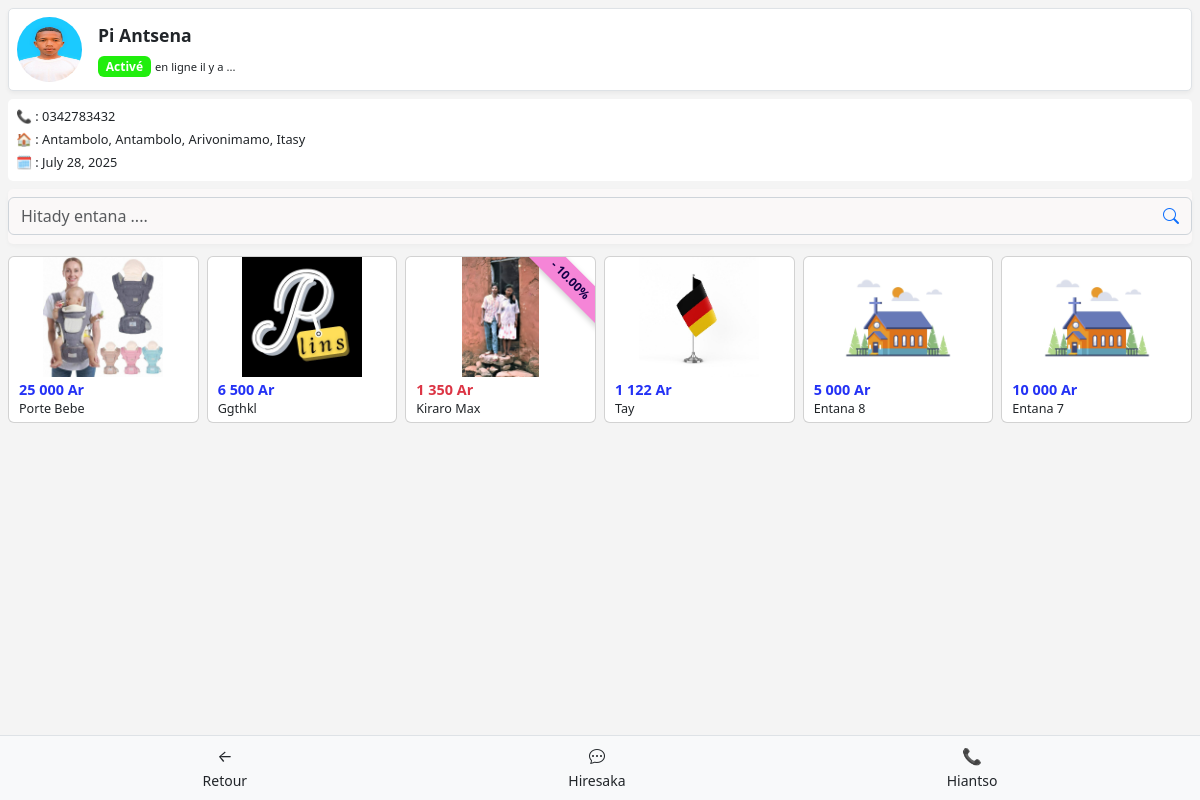
The app's page /acheteur/magasin/1/?from=80 with its own data.
### vendeur/models.py (models this page shows, shortened)
class Magasin(models.Model):
    vendeur = models.OneToOneField(settings.AUTH_USER_MODEL, on_delete=models.CASCADE, related_name='magasin')
    nom_magasin = models.CharField(max_length=100)
    logo = models.ImageField(upload_to='logo_magasin', blank=True, null=True)
    lien_page_facebook = models.CharField()
    adresse_magasin = models.ForeignKey(Adresse, on_delete=models.SET_NULL, null=True)
    precision_adresse = models.CharField(max_length=150, blank=True, null=True)
    date_inscription = models.DateField(auto_now_add=True)

class Adresse(models.Model):
    region = models.CharField(max_length=100)
    district = models.CharField(max_length=100)
    commune = models.CharField(max_length=100)
    fokontany = models.CharField(max_length=100, blank=True, null=True)
    def __str__(self):
        parties = [self.fokontany, self.commune, self.district, self.region]
        return ", ".join([p for p in parties if p])

class Produits(models.Model):
    magasin = models.ForeignKey(Magasin, on_delete=models.CASCADE, related_name='produits')
    nom_produit = models.CharField(max_length=100)
    description = models.CharField(max_length=180)
    moq = models.IntegerField(default=1)
    image_profil_produit = models.ImageField(upload_to='image_profil_produit')
    mot_clet = models.CharField(max_length=250)
    created_at = models.DateTimeField(auto_now_add=True)
    modele_livraison = models.ForeignKey('ModeleLivraison', on_delete=models.SET_NULL, null=True, help_text="frais de livraison appliqué à ce produit")
    promo_active = models.BooleanField(default=False)
    reduction_pourcentage = models.DecimalField(
        max_digits=5, decimal_places=2, null=True, blank=True,
        help_text="Pourcentage de réduction (0-100)"
    )
    promo_debut = models.DateTimeField(null=True, blank=True)
    promo_fin = models.DateTimeField(null=True, blank=True)
    def est_nouveau(self):
        from django.utils import timezone
        return (timezone.now() - self.created_at).days < 7
    def promo_est_active(self):
        maintenant = timezone.now()
        return (
            self.promo_active
            and self.reduction_pourcentage is not None
            and self.promo_debut is not None
            and self.promo_fin is not None
            and self.promo_debut <= maintenant <= self.promo_fin
        )
    def get_prix_minimum(self):
        variations = self.variations.all()
        if not variations.exists():
            return None  # Ou un prix par défaut
        prix_min = min(variation.prix for variation in variations)
        if self.promo_est_active():
            reduction = self.reduction_pourcentage or Decimal(0)
            prix_promo = prix_min * (1 - reduction / Decimal(100))
            return round(prix_promo, 2)
        return prix_min

class VariationProduit(models.Model):
    produit = models.ForeignKey(Produits, on_delete=models.CASCADE, related_name='variations')
    nom_variation = models.CharField(max_length=100)
    image_variation = models.ImageField(upload_to='image_variation', blank=True, null=True)
    prix = models.IntegerField()
    stock = models.PositiveIntegerField(default=0)

### users/models.py (models this page shows, shortened)
class CustomUser(AbstractBaseUser, PermissionsMixin):
    ROLE_CHOICES = (
        ('vendeur', 'vendeur'),
        ('acheteur', 'acheteur'),
    )
    phone = models.CharField(max_length=20, unique=True)
    role = models.CharField(max_length=10, choices=ROLE_CHOICES)
    is_active = models.BooleanField(default=False)
    is_staff = models.BooleanField(default=False)
    objects = CustomUserManager()
    USERNAME_FIELD = 'phone'
    REQUIRED_FIELDS = ['role']

### acheteur/views.py (the view)
# urls.py: path('magasin/<int:magasin_id>/', ProduitsMagasinView.as_view(), name='acheteur_produits_magasin'),
class ProduitsMagasinView(BaseInfiniteScrollView):
    model = Produits
    template_name = "acheteur/magasin_detail.html"
    fragment_template = "acheteur/includes/produits_list.html"
    context_object_name = "produits"
    paginate_by = 6
    def get_queryset(self):
        magasin_id = self.kwargs.get("magasin_id")
        magasin = get_object_or_404(Magasin, id=magasin_id)
        return Produits.objects.filter(magasin=magasin).order_by("-id")
    def get_context_data(self, **kwargs):
        context = super().get_context_data(**kwargs)
        magasin_id = self.kwargs.get("magasin_id")
        context["magasin"] = get_object_or_404(Magasin, id=magasin_id)
        produit_id = self.request.GET.get("from")
        context["produit_retour_id"] = produit_id
        return context

### acheteur/templatetags/format_mg.py (called while the page is built)
@register.filter
def separateur_mg(value):
    try:
        valeur = float(value)
        return f"{valeur:,.0f}".replace(",", " ")
    except (ValueError, TypeError):
        return value

### acheteur/views_base.py (called while the page is built, shortened)
    def get_paginate_by(self, queryset):
        page_size = self.request.GET.get('page_size')
        if page_size and page_size.isdigit():
            return int(page_size)
        return self.paginate_by

    def get(self, request, *args, **kwargs):
        queryset = self.get_queryset()
        paginate_by = self.get_paginate_by(queryset)
        paginator = Paginator(queryset, paginate_by)
        page_number = request.GET.get('page', 1)
        try:
            page_obj = paginator.page(page_number)
        except (EmptyPage, ValueError):
            if request.headers.get('X-Requested-With') == 'XMLHttpRequest':
                return JsonResponse({'produits_html': '', 'has_next': False})
            page_obj = paginator.page(paginator.num_pages)
        self.object_list = page_obj.object_list
        context = self.get_context_data(object_list=page_obj)
        return self.render_to_response(context)

### vendeur/context_processors.py (called while the page is built)
def magasin_context(request):
    if request.user.is_authenticated:
        try:
            return {'magasin': request.user.magasin}
        except Magasin.DoesNotExist:
            return {'magasin': None}
    return {'magasin': None}

### acheteur/templates/acheteur/magasin_detail.html (shortened to what this page needs)
{% extends 'acheteur/base_magasin_detail.html' %}
{% load static %}
{% block extra_css %}
<link rel="stylesheet" href="{% static 'css/liste_produits.css' %}">
{% endblock %}
{% block content %}
  <div class="d-flex align-items-center p-2 border en-tete"
      style="border-radius: 5px;">
      {% if magasin.logo %}
          <img src="{{ magasin.logo.url }}" alt="Logo du magasin"
              class="rounded-circle me-3" width="65" height="65">
      {% else %}
          <img src="{% static 'images/logo_pardefaut.jpg' %}" alt="Logo par défaut"
              class="rounded-circle me-3" width="65" height="65">
      {% endif %}
      <div>
          <p class="mb-1 fw-bold" style="font-size: 1.1em;">{{ magasin.nom_magasin }}</p>
          {% if magasin.vendeur.is_active %}
          <span class="badge" style="background-color: rgb(32, 238, 13);">Activé</span>
          {% else %}
          <span class="badge bg-danger">Non activé</span>
          {% endif %}
          <span style="font-size: 0.7rem;">en ligne il y a ...</span>
      </div>
  </div>
  <div class="card-infos my-2 p-2">
    <div style="font-size: 0.8rem;">
        <p class="mb-1"><span>📞 :</span> {{ magasin.vendeur.phone }}</p>
        <p class="mb-1"><span>🏠 :</span> {{ magasin.adresse_magasin }}</p>
        <p class="mb-0"><span>🗓️ :</span> {{ magasin.date_inscription }}</p>
    </div>
  </div>
  <div class="search-bar-sticky-magasin">
      <form method="GET" action="{% url 'acheteur_recherche_produits_magasin' magasin.id %}" class="mb-1">
          <div class="input-group search-group">
              <input type="text" name="q" class="form-control search-input"
                    value="{{ query }}" placeholder="Hitady entana ...." aria-label="Rechercher" />
              <button type="submit" class="btn border-0 bg-transparent text-primary search-addon">
                  <i class="bi bi-search"></i>
              </button>
          </div>
      </form>
  </div>
<div id="produits-container" class="row row-cols-2 row-cols-sm-3 row-cols-md-4 row-cols-lg-5 row-cols-xl-6 g-2 mt-1">
  {% include 'acheteur/includes/produits_list.html' %}
</div>
<br>
<footer class="fixed-bottom bg-light border-top py-2">
  <div class="container">
    <div class="d-flex justify-content-around text-center">
      <a href="{% url 'acheteur_detail_produit' produit_retour_id %}" class="text-decoration-none {% if request.path == url_produits %}text-primary{% else %}text-dark{% endif %}">
        <i>←</i><br><small>Retour</small>
      </a>
      <a href="#" class="text-decoration-none {% if request.path == url_message %}text-primary{% else %}text-dark{% endif %}">
        <i class="bi bi-chat-dots"></i><br><small>Hiresaka</small>
      </a>
      <a href="#" class="text-decoration-none {% if request.path == url_panier %}text-primary{% else %}text-dark{% endif %}">
        <span>📞</span><br><small>Hiantso</small>
      </a>
    </div>
  </div>
</footer>
{% endblock %}

### acheteur/templates/acheteur/includes/produits_list.html
{% load format_mg %}
 {% for prod in produits %}
  <div class="col">
    <a href="{% url 'acheteur_detail_produit' prod.id %}" class="text-decoration-none text-dark">
      <div class="card h-100 position-relative">
        {% if prod.promo_est_active %}
          <span class="badge-promo"><strong>- {{ prod.reduction_pourcentage }}%</strong></span>
        {% elif prod.est_nouveau %}
          <span class="badge-nouveau">Vaovao</span>
        {% endif %}
        <img src="{{ prod.image_profil_produit.url }}" class="produit-img"
          alt="{{ prod.nom_produit }}" onerror="this.src='https://via.placeholder.com/150'" />
        <div class="card-body nom_prix" style="font-size: 0.9rem;">
          {% if prod.promo_est_active %}
            <strong> <span class="text-danger">{{ prod.get_prix_minimum|separateur_mg }} Ar</span> </strong>
          {% else %}
            <strong> <span style="color: rgb(36, 50, 245);">{{ prod.get_prix_minimum|separateur_mg }} Ar</span> </strong>
          {% endif %}
          <div class="small text-truncate">{{ prod.nom_produit }}</div>
        </div>
      </div>
    </a>
  </div>
{% endfor %}

### acheteur/static/css/liste_produits.css (style rules this page uses)
body { background-color: rgb(246, 244, 244); }
.search-group { border: 1px solid #ced4da; border-radius: 0.375rem; overflow: hidden; }
.search-input { border: none; background: transparent; }
.search-addon { background: transparent; }
.produit-img { width: 100%; height: 120px; object-fit: contain; border-top-left-radius: 0.375rem; border-top-right-radius: 0.375rem; }
.card { min-height: 150px; overflow: hidden; transition: transform 0.2s ease-in-out; }
.nom_prix { padding-left: 10px; padding-bottom: 3px; padding-top: 2px; }
.badge-promo { position: absolute; top: 10px; right: -40px; background-color: #f585d7; color: rgb(20, 1, 73); font-size: 0.75rem; padding: 4px 40px; transform: rotate(45deg); box-shadow: 0 2px 6px rgba(0, 0, 0, 0.2); z-index: 10; }

### acheteur/templates/acheteur/magasin_detail.html (style rules this page uses)
.en-tete { position: sticky; top: 0; z-index: 100; background-color: white; padding: 10px; border-radius: 5px; box-shadow: 0 2px 4px rgba(0, 0, 0, 0.05); }
.search-bar-sticky-magasin { position: sticky; top: 80px; z-index: 99; background-color: rgb(250, 248, 248); padding-top: 8px; padding-bottom: 5px; border-radius: 5px; box-shadow: 0 2px 4px rgba(0,0,0,0.03); }
.en-tete, .search-bar-sticky-magasin { transition: all 0.3s ease-in-out; }
.card-infos { overflow: hidden; transition: transform 0.2s ease-in-out; background-color: white; border-radius: 5px; }

### records on screen
Magasin: logo (picture), nom_magasin "Pi Antsena", vendeur.phone "0342783432", adresse_magasin "Antambolo, Antambolo, Arivonimamo, Itasy", date_inscription "July 28, 2025"
Produits: image_profil_produit (picture), get_prix_minimum|separateur_mg "25 000", nom_produit "Porte Bebe"
Produits: image_profil_produit (picture), get_prix_minimum|separateur_mg "6 500", nom_produit "Ggthkl"
Produits: reduction_pourcentage "10.00", image_profil_produit (picture), get_prix_minimum|separateur_mg "1 350", nom_produit "Kiraro Max"
Produits: image_profil_produit (picture), get_prix_minimum|separateur_mg "1 122", nom_produit "Tay"
Produits: image_profil_produit (picture), get_prix_minimum|separateur_mg "5 000", nom_produit "Entana 8"
Produits: image_profil_produit (picture), get_prix_minimum|separateur_mg "10 000", nom_produit "Entana 7"
